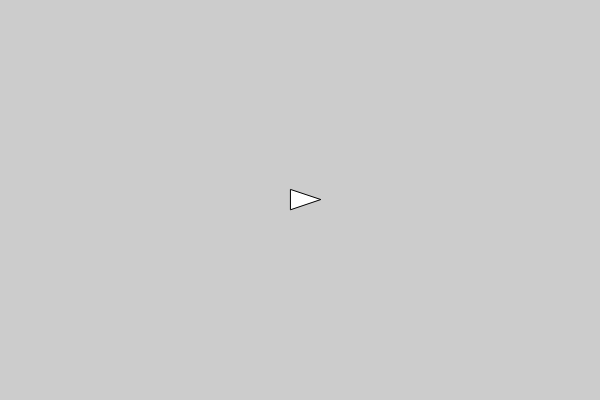
Frame 1 (no input)
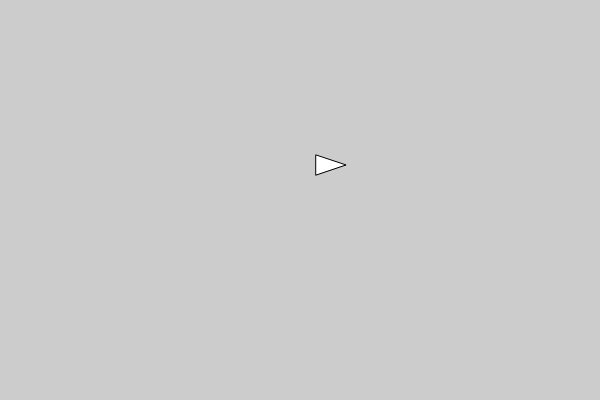
Frame 60 (no input)
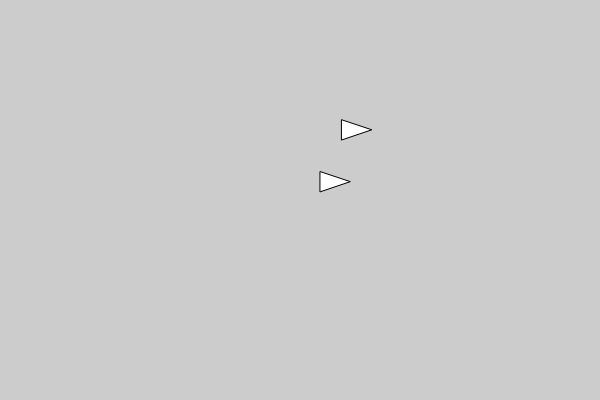
Frame 120 (the mouse pressed at the canvas centre since frame 60)

The p5.js sketch that drew these frames (run headless with seeded random() and noise() and a simulated clock; from frame 60 on, the mouse is pressed at the canvas centre):

// p5.js sketch
// ── sketch.js
let fishes = [];

function setup(){
  createCanvas(600, 400);

  // Create a first fish in the center of the screen.
  fishes.push(new Fish(width / 2, height / 2));
}

function draw(){
  background(204);

  // Loop over the array and update each fish. 
  for (let f of fishes){
  	f.update();
  	f.show();
  }
}

function mousePressed(){
	fishes.push(new Fish(mouseX, mouseY));
}
// ── Fish.js
// The Fish class defines fish objects, that move around on the
// screen and change direction when they bump into the walls.
class Fish {
  // Constructor function for a new fish.
  // Requires x, y position where the fish is to be created.
  constructor(x, y){
    // Record the x and y position inside 'this'
    this.x = x;
    this.y = y;

    // Pick a random starting velocity
    this.xVel = random(-1, 1);
    this.yVel = random(-1, 1);
  }

  // Function to display the fish on the canvas.
  show(){
    // push matrix to save previous state
    push();

    // Translate to the x, y position of the fish.
    translate(this.x, this.y);

    // Draw a triangle to represent the fish
    triangle(20, 0, -10, -10, -10, 10);

    pop();
  }
  
  // Update the position of the fish depending on its velocity.
  update(){
    this.x += this.xVel;
    this.y += this.yVel;

    // Check whether the fish has gone off the left or right
    if (this.x < 0 || this.x > width){
      // If it has, reverse direction and move back
      this.xVel = -this.xVel;
      this.x += this.xVel;
    }

    // Check whether the fish has gone off the top or bottom
    if (this.y < 0 || this.y > height){
      // If it has, reverse direction and move back
      this.yVel = -this.yVel;
      this.y += this.yVel;
    }
  }  
}
